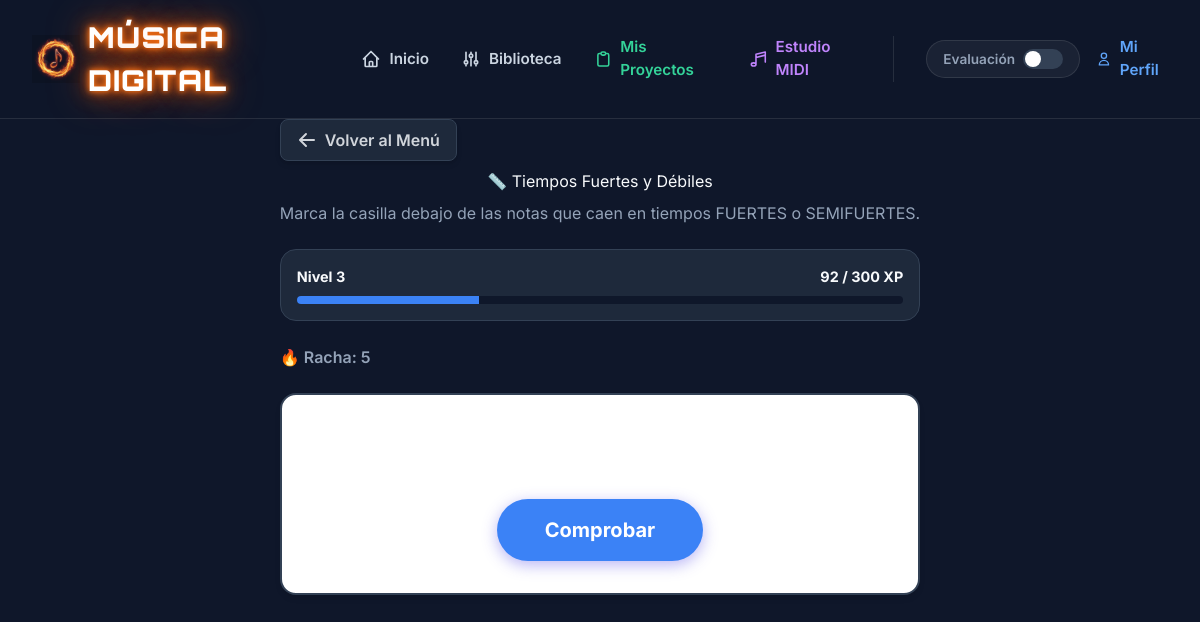
The app's page /juego/tiempos-fuertes-debiles/ (signed in) with its own data.
### trainer/models.py (models this page shows, shortened)
class Game(models.Model):
    slug = models.SlugField(unique=True)
    name = models.CharField(max_length=100)
    description = models.TextField()
    order = models.IntegerField(default=1)
    recommended_accuracy = models.IntegerField(default=0)
    recommended_attempts = models.IntegerField(default=0)

class Score(models.Model):
    user = models.ForeignKey(User, on_delete=models.CASCADE, related_name='scores')
    game = models.ForeignKey(Game, on_delete=models.CASCADE)
    level = models.IntegerField(default=1)
    total_points = models.IntegerField(default=0)
    max_streak = models.IntegerField(default=0)
    current_streak = models.IntegerField(default=0)
    correct_answers = models.IntegerField(default=0)
    total_answers = models.IntegerField(default=0)
    class Meta:
        unique_together = ('user', 'game')
    @property
    def level_info(self):
        thresholds = [0, 100, 300, 600, 1000, 1500, 2100, 2800, 3600, 4500]
        xp = self.total_points
        level = 1
        for i, threshold in enumerate(thresholds):
            if xp < threshold:
                break
            level = i + 1
        if level <= len(thresholds) - 1:
            current_level_base = thresholds[level - 1]
            next_level_base = thresholds[level]
        else:
            current_level_base = thresholds[-1] + (level - len(thresholds)) * 1000
            next_level_base = current_level_base + 1000
        xp_in_level = xp - current_level_base
        xp_needed = next_level_base - current_level_base
        progress_percentage = min(100, int((xp_in_level / xp_needed) * 100))
        return {
            'level': level,
            'xp_in_level': xp_in_level,
            'xp_needed': xp_needed,
            'progress_percentage': progress_percentage
        }

### trainer/views.py (the view)
# urls.py: path('juego/tiempos-fuertes-debiles/', views.trainer_tiempos_fuertes_debiles, name='trainer_tiempos_fuertes_debiles'),
@login_required
def trainer_tiempos_fuertes_debiles(request):
    game = get_object_or_404(Game, slug='tiempos-fuertes-debiles')
    score, _ = Score.objects.get_or_create(user=request.user, game=game)
    stats_data = get_game_stats(request.user, game)
    context = {
        'game': game,
        'score': score,
        'incorrect_answers': stats_data['incorrect_answers'],
        'avg_time': stats_data['avg_time']
    }
    return render(request, 'trainer/trainer_tiempos_fuertes.html', context)

### trainer/views.py (called while the page is built, shortened)
def parse_interval_size(presented_question):
    if '-' not in presented_question:
        return presented_question

### templates/trainer/trainer_tiempos_fuertes.html (shortened to what this page needs)
{% extends 'base.html' %}
{% block content %}
<div class="trainer-container">
    <div class="top-nav">
        <a href="{% url 'entrenador_index' %}" class="inline-flex items-center gap-2 px-4 py-2 bg-slate-800 hover:bg-slate-700 border border-slate-700 hover:border-slate-600 text-gray-300 hover:text-white rounded-lg font-semibold transition-all shadow-md">
            <svg xmlns="http://www.w3.org/2000/svg" class="h-5 w-5" viewBox="0 0 20 20" fill="currentColor">
                <path fill-rule="evenodd" d="M9.707 16.707a1 1 0 01-1.414 0l-6-6a1 1 0 010-1.414l6-6a1 1 0 011.414 1.414L5.414 9H17a1 1 0 110 2H5.414l4.293 4.293a1 1 0 010 1.414z" clip-rule="evenodd" />
            </svg>
            Volver al Menú
        </a>
    </div>
    <div style="text-align: center; width: 100%;">
        <h1 style="margin-bottom: 0.5rem;">📏 {{ game.name }}</h1>
        <p style="color: var(--text-secondary);">Marca la casilla debajo de las notas que caen en tiempos FUERTES o SEMIFUERTES.</p>
    </div>
    <div class="progress-container">
        <div class="progress-labels">
            <span>Nivel <span id="ui-level">{{ score.level_info.level }}</span></span>
            <span><span id="ui-xp">{{ score.level_info.xp_in_level }}</span> / <span id="ui-xp-needed">{{ score.level_info.xp_needed }}</span> XP</span>
        </div>
        <div class="progress-track">
            <div id="ui-progress-bar" class="progress-fill" style="width: {{ score.level_info.progress_percentage }}%;"></div>
        </div>
    </div>
    <div class="status-bar">
        <div>🔥 Racha: <span id="streak-counter">{{ score.current_streak }}</span></div>
    </div>
    <div id="playback-area">
        <button id="btn-submit" class="btn-submit">Comprobar</button>
    </div>
</div>
{% endblock %}

### templates/base.html (style rules this page uses)
:root { --primary: #3b82f6; --primary-hover: #2563eb; --bg: #0f172a; --surface: #1e293b; --text: #f8fafc; --text-secondary: #94a3b8; --success: #10b981; --danger: #ef4444; --border: #334155; }
body { font-family: 'Inter', sans-serif; background-color: var(--bg); color: var(--text); line-height: 1.5; min-height: 100vh; display: flex; flex-direction: column; }

### templates/trainer/trainer_tiempos_fuertes.html (style rules this page uses)
.trainer-container { display: flex; flex-direction: column; align-items: center; gap: 1.5rem; max-width: 800px; margin: 0 auto; }
.top-nav { width: 100%; margin-bottom: -1rem; }
.status-bar { display: flex; justify-content: space-between; width: 100%; font-weight: 600; color: var(--text-secondary); }
.progress-container { width: 100%; background: var(--surface); padding: 1rem; border-radius: 1rem; border: 1px solid var(--border); }
.progress-labels { display: flex; justify-content: space-between; font-weight: bold; margin-bottom: 0.5rem; color: var(--text); font-size: 0.9rem; }
.progress-track { width: 100%; background: var(--bg); height: 8px; border-radius: 4px; overflow: hidden; }
.progress-fill { height: 100%; background: var(--primary); transition: width 0.3s ease; }
#playback-area { background: white; border-radius: 1rem; padding: 2rem; box-shadow: 0 4px 6px -1px rgba(0, 0, 0, 0.1); border: 2px solid var(--border); width: 100%; position: relative; display: flex; flex-direction: column; align-items: center; transition: border-color 0.3s; }
.btn-submit { background: var(--primary); color: white; border: none; padding: 1rem 3rem; font-size: 1.25rem; font-weight: bold; border-radius: 50px; cursor: pointer; transition: transform 0.2s, box-shadow 0.2s; box-shadow: 0 4px 15px rgba(79, 70, 229, 0.4); margin-top: 1.5rem; }

### records on screen
Game: name "Tiempos Fuertes y Débiles"
Score: level_info.level "3", level_info.xp_in_level "92", level_info.xp_needed "300", current_streak "5"
